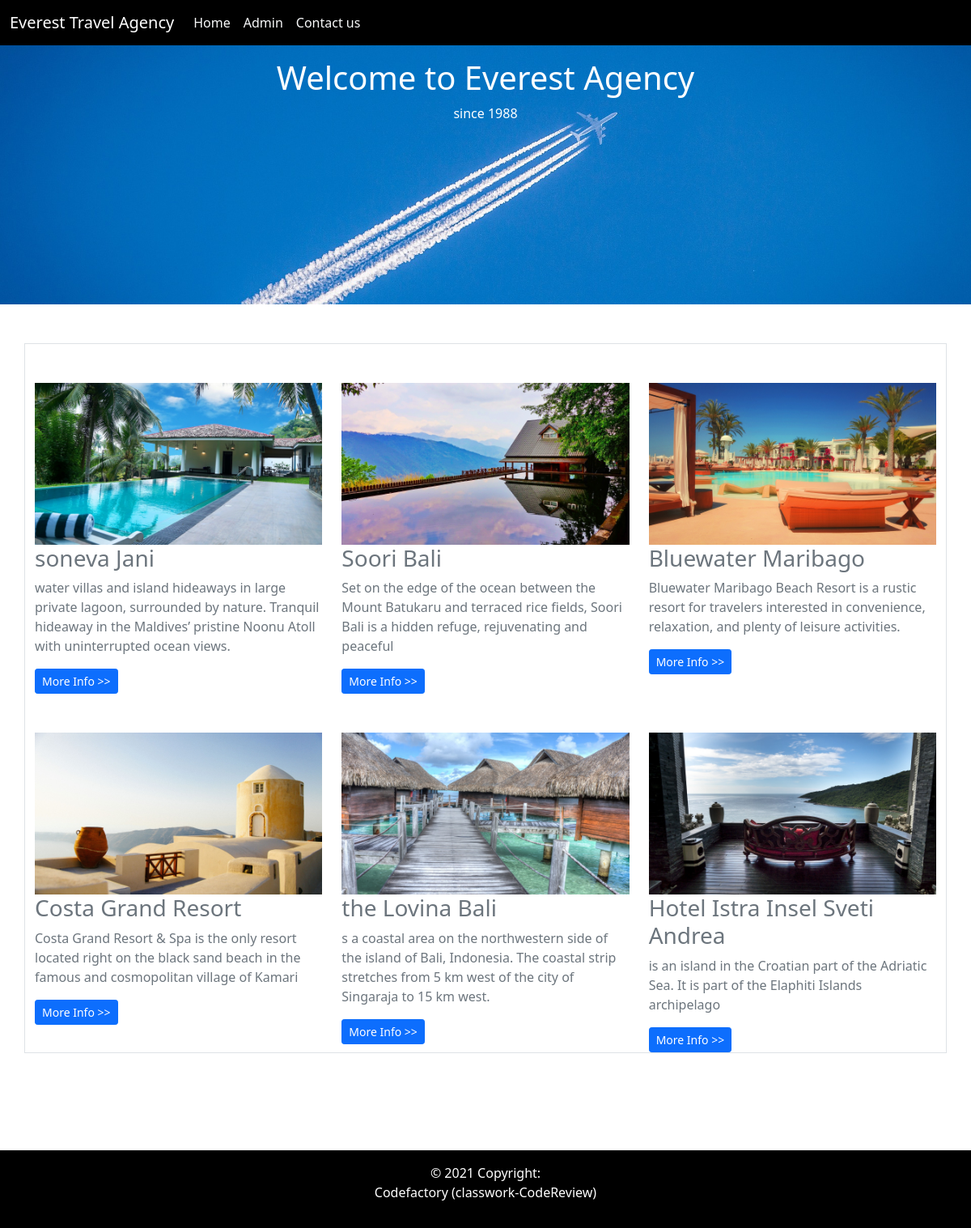
The page / on the database its author committed.
### tables this page shows
CREATE TABLE `offers` (
  `id` int(11) NOT NULL,
  `location` varchar(255) NOT NULL,
  `description` text NOT NULL,
  `lat` decimal(20,12) NOT NULL,
  `lng` decimal(20,12) NOT NULL,
  `price` decimal(20,2) NOT NULL,
  `pic` varchar(255) DEFAULT NULL
);

### index.php (the view, shortened to what this page needs)
<?php
require_once 'components/db_connect.php';
$sql = "SELECT * FROM offers";
$result = mysqli_query($connect, $sql);
?>
<!DOCTYPE html>
<html lang="en">
<head>
<?php require_once 'components/boot.php'?>
</head>
<body>
<nav class="navbar navbar-expand-lg navbar-light" style="background-color: black!important;">
  <div class="container-fluid">
    <a class="navbar-brand text-white" href="#">Everest Travel Agency</a>
    <div class="collapse navbar-collapse" id="navbarText">
      <ul class="navbar-nav me-auto mb-2 mb-lg-0">
        <li class="nav-item">
          <a class="nav-link active text-light" aria-current="page" href="index.php">Home</a>
        </li>
        <li class="nav-item">
          <a class="nav-link active text-light" aria-current="page" href="offers/admin.php">Admin</a>
        </li>
        <li class="nav-item">
          <a class="nav-link active text-light" aria-current="page" href="#">Contact us</a>
        </li>
     </ul>
    </div>
  </div>
</nav>
<div class="hero-image">
  <div class="hero-text">
    <h1>Welcome to Everest Agency</h1>
    <p>since 1988</p>
  </div>
</div>
    <div class="container border mt-5">
    <div class="row">
    <?php
if ($result->num_rows > 0) {
    while ($row = $result->fetch_array(MYSQLI_ASSOC)) {
       echo '<div class="col-md-6 col-lg-4">
       <div class="card-box mt-5">
           <div class="card-thumbnail">
               <img src="offers/pictures/'.$row['pic'].'" class="img-fluid" alt="">
           </div>
           <h3><a href="#" class="mt-2 text-secondary text-decoration-none">'.$row['location'].'</a></h3>
           <p class="text-secondary mt-2">'.$row['description'].'</p>
           <a href="info.php?id='.$row['id'].'" class="btn btn-sm btn-primary float-right">More Info >></a>
       </div>
   </div>';
    }
}
    ?>
    </div>
</div>
    <footer class="text-center text-white " style="background-color: black;width:100%;margin-top:15vh;">
       <div class="text-center p-3" style="background-color: black;">
            © 2021 Copyright:
        <p class="text-white" >Codefactory (classwork-CodeReview)</p>
        </div>
        </footer>
</body>
</html>

### components/boot.php (shortened to what this page needs)
<link href="https://cdn.jsdelivr.net/npm/bootstrap@5.0.0-beta1/dist/css/bootstrap.min.css" rel="stylesheet">

### index.php (style rules this page uses)
body, html { height: 100%; }
.hero-image { background-image:url("offers/pictures/hero.jpg"); height: 40%; background-position: center; background-repeat: no-repeat; background-size: cover; position: relative; }
.hero-text { text-align: center; position: absolute; top:20%; left: 50%; transform: translate(-50%, -50%); color:white; }

### rows shown on the page
offers: pic (picture), location "soneva Jani", description "water villas and island hideaways in large private lagoon, surrounded by nature. Tranquil hideaway in the Maldives’ pristine Noonu Atoll with uninterrupted ocean views."
offers: pic (picture), location "Soori Bali", description "Set on the edge of the ocean between the Mount Batukaru and terraced rice fields, Soori Bali is a hidden refuge, rejuvenating and peaceful"
offers: pic (picture), location "Bluewater Maribago", description "Bluewater Maribago Beach Resort is a rustic resort for travelers interested in convenience, relaxation, and plenty of leisure activities."
offers: pic (picture), location "Costa Grand Resort", description "Costa Grand Resort & Spa is the only resort located right on the black sand beach in the famous and cosmopolitan village of Kamari"
offers: pic (picture), location "the Lovina Bali", description "s a coastal area on the northwestern side of the island of Bali, Indonesia. The coastal strip stretches from 5 km west of the city of Singaraja to 15 km west."
offers: pic (picture), location "Hotel Istra Insel Sveti Andrea", description "is an island in the Croatian part of the Adriatic Sea. It is part of the Elaphiti Islands archipelago"
